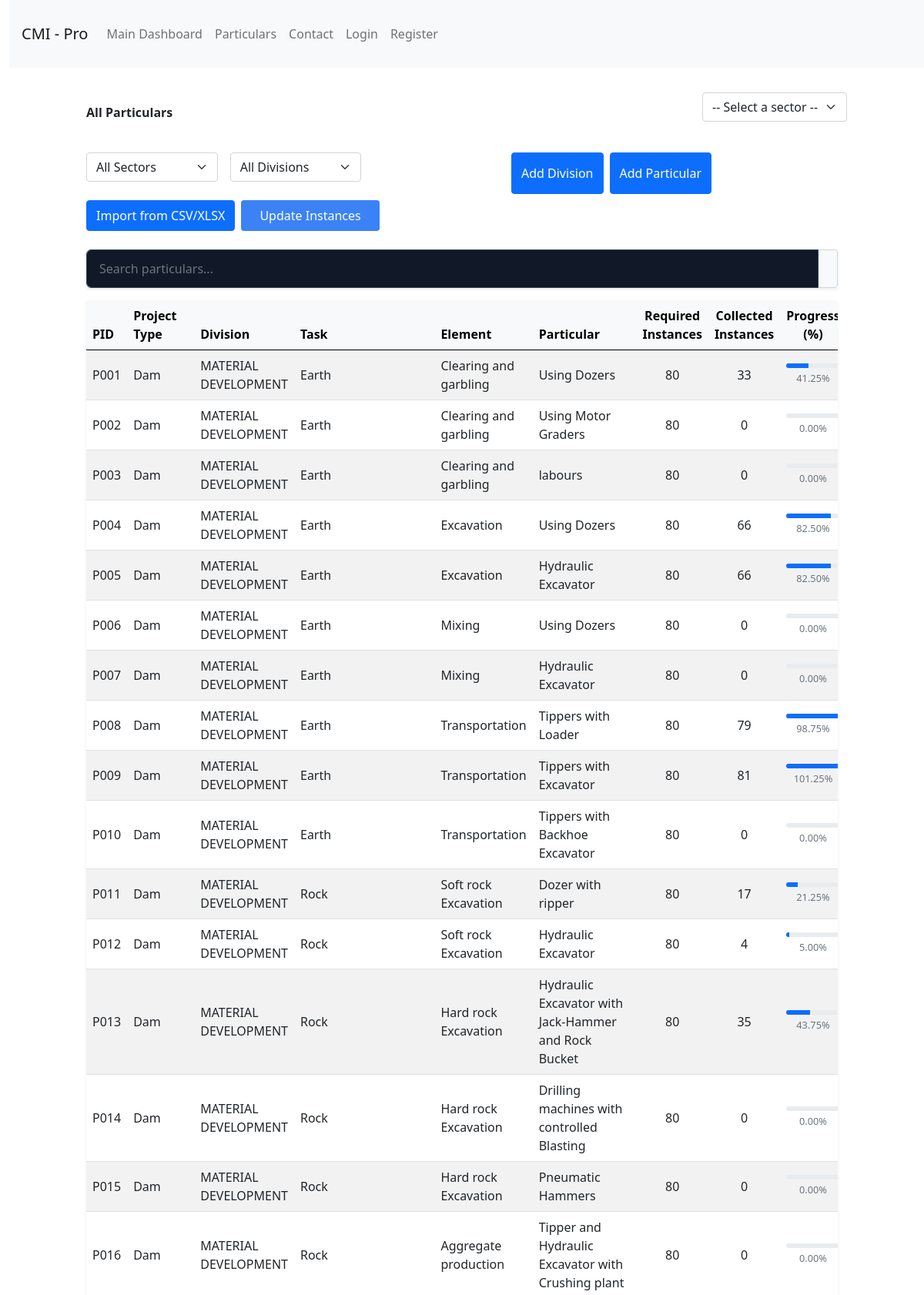
/particulars/ (upper part), run on the app's committed database.
### particular/models.py (models this page shows, shortened)
class Particular(models.Model):
    pid = models.CharField(max_length=10, primary_key=True, unique=True)
    project_type = models.ForeignKey('ProjectType', on_delete=models.PROTECT)
    division = models.ForeignKey('Division', on_delete=models.PROTECT, related_name='particular_division')
    task = models.CharField(max_length=255)
    element = models.CharField(max_length=255)
    name = models.CharField(max_length=255)
    required_instances = models.IntegerField(default=80)
    collected_instances = models.IntegerField(default=0)
    progress = models.FloatField(default=0.0)
    equipments = models.ManyToManyField('WorkEquipment', related_name='work_equipments')

class ProjectType(models.Model):
    name: str = models.CharField(max_length=250, unique=True)
    def __str__(self):
        return self.name

class Division(models.Model):
    project_type = models.ForeignKey('ProjectType', on_delete=models.SET_NULL, related_name='subsector', null=True)
    name = models.CharField(max_length=255)
    code = models.CharField(max_length=10)
    def __str__(self):
        return f"Division {self.code} - {self.name}"

### particular/views.py (the view)
# urls.py: path('', views.index, name='particulars'), # Optional: for redirection
def index(request):
    particulars = Particular.objects.all()
    sectors = ProjectType.objects.all()
    divisions = Division.objects.all()
    particular_form = ParticularForm()
    equipment_form = WorkEquipmentForm(request.POST)
    division_form = DivisionForm()
    error = ""
    try:
        selected_division_id = request.GET.get('division', 'all')
        selected_sector_id = request.GET.get('sector', 'all')
        print("selected sector", selected_sector_id )
        print("selected division", selected_division_id)
        if selected_sector_id:
            sector_id = int(selected_sector_id)
            divisions = divisions.filter(project_type__id=sector_id)
            particulars = particulars.filter(project_type__id=sector_id)
        if (selected_division_id):
            division_id = int(selected_division_id)
            particulars = particulars.filter(division__id=division_id)
    except ValueError as e:
        error = f"{e}"
    context = {
        'particulars': particulars,
        'sectors': sectors,
        'divisions': divisions,
        'particular_form': particular_form,
        'equipment_form': equipment_form,
        'division_form': division_form,
        'error': error,
    }
    return render(request, 'particular/index.html', context=context)

### particular/forms.py
class WorkEquipmentForm(forms.ModelForm):
    class Meta:
        model = WorkEquipment
        fields = '__all__'
        widgets = {
            'name': forms.TextInput(attrs={'class': 'form-control'}),
            'description': forms.Textarea(attrs={'class': 'form-control'}),
            'unit': forms.TextInput(attrs={'class': 'form-control'}),
            'count': forms.TextInput(attrs={'class': 'form-control'}),
        }

### particular/templates/particular/index.html (shortened to what this page needs)
{% extends 'base.html' %}
{% block content %}
<div class="container py-2">
    <div class="d-flex flex-column flex-md-row justify-content-between align-items-md-center mb-4">
        <h2 class="fw-bold text-dark mb-3 mb-md-0">All Particulars</h2>
        <div class="row">
            <form method="post">
                <div class="mb-3 row">
                    <select class="form-select" id="sectors" name="sectors">
                        <option value="" selected disabled>-- Select a sector --</option>
                    </select>
                </div>
            </form>
        </div>
    </div>
    <div class="d-flex flex-column flex-md-row justify-content-between align-items-md-center mb-4">
        <div class="d-flex flex-wrap gap-2 w-full">
        <form method="get" class="row g-3 mb-3">
            <div class="col-md-4">
                <select id="sector" name="sector" class="form-select" onchange="this.form.submit()">
                    <option value="">All Sectors</option>
                </select>
            </div>
            <div class="col-md-4">
                <select id="division" name="division" class="form-select" onchange="this.form.submit()">
                    <option value="">All Divisions</option>
                </select>
            </div>
        </form>
             <button type="button" class="btn btn-primary" data-bs-toggle="modal" data-bs-target="#divisionModal">
                Add Division
            </button>
            <button type="button" class="btn btn-primary" data-bs-toggle="modal" data-bs-target="#particularModal">
                Add Particular
            </button>
            <button type="button" class="btn btn-primary text-white" onclick="openModal()">
                Import from CSV/XLSX
            </button>
            <a
                href="{% url 'particular:update-instances' %}"
                class="bg-blue-500 text-white px-4 py-2 rounded hover:bg-blue-600 inline-block"
            >
                Update Instances
            </a>
        </div>
    </div>
    {% if particulars %}
    <div class="input-group mb-3 shadow-sm">
        <input type="text" id="tableSearch" class="form-control" placeholder="Search particulars...">
        <span class="input-group-text bg-light"></span>
    </div>
    <div class="table-responsive shadow-sm rounded bg-white">
        <table class="table table-striped table-hover align-middle" id="particularsTable">
            <thead class="table-light">
                <tr>
                    <th>PID</th>
                    <th>Project Type</th>
                    <th>Division</th>
                    <th>Task</th>
                    <th>Element</th>
                    <th>Particular</th>
                    <th class="text-center">Required Instances</th>
                    <th class="text-center">Collected Instances</th>
                    <th class="text-center">Progress (%)</th>
                </tr>
            </thead>
            <tbody>
                {% for particular in particulars %}
                <tr>
                    <td>{{ particular.pid }}</td>
                    <td>{{ particular.project_type.name }}</td>
                    <td>{{ particular.division.name }}</td>
                    <td>{{ particular.task }}</td>
                    <td>{{ particular.element }}</td>
                    <td>{{ particular.name }}</td>
                    <td class="text-center">{{ particular.required_instances }}</td>
                    <td class="text-center">{{ particular.collected_instances }}</td>
                    <td class="text-center">
                        <div class="progress" style="height: 6px;">
                            <div
                                class="progress-bar bg-primary"
                                role="progressbar"
                                style="width: {{ particular.progress|floatformat:0 }}%;"
                                aria-valuenow="{{ particular.progress|floatformat:0 }}"
                                aria-valuemin="0"
                                aria-valuemax="100">
                            </div>
                        </div>
                        <small class="text-muted">{{ particular.progress|floatformat:2 }}%</small>
                    </td>
                </tr>
                {% endfor %}
            </tbody>
        </table>
    </div>
    {% else %}
    <p class="text-center text-muted fs-5">
        No particulars found. How about
        <a href="{% url 'particular:create_particular' %}" class="text-primary fw-bold">creating one</a>?
    </p>
    {% endif %}
</div>
{% endblock %}

### static/css/style.css (style rules this page uses)
.btn-primary { background-color: #085378; border-color: #085378; }

### static/css/login.css (style rules this page uses)
.input-group { margin-top: 0.25rem; font-size: 0.875rem; line-height: 1.25rem; }
.input-group input { width: 100%; border-radius: 0.375rem; border: 1px solid rgba(55, 65, 81, 1); outline: 0; background-color: rgba(17, 24, 39, 1); padding: 0.75rem 1rem; color: rgba(243, 244, 246, 1); }

### data on the page
Particular: pid "P001", project_type.name "Dam", division.name "MATERIAL DEVELOPMENT", task "Earth", element "Clearing and garbling", name "Using Dozers", required_instances "80", collected_instances "33", progress "41.25"
Particular: pid "P002", project_type.name "Dam", division.name "MATERIAL DEVELOPMENT", task "Earth", element "Clearing and garbling", name "Using Motor Graders", required_instances "80", collected_instances "0", progress "0.00"
Particular: pid "P003", project_type.name "Dam", division.name "MATERIAL DEVELOPMENT", task "Earth", element "Clearing and garbling", name "labours", required_instances "80", collected_instances "0", progress "0.00"
Particular: pid "P004", project_type.name "Dam", division.name "MATERIAL DEVELOPMENT", task "Earth", element "Excavation", name "Using Dozers", required_instances "80", collected_instances "66", progress "82.50"
Particular: pid "P005", project_type.name "Dam", division.name "MATERIAL DEVELOPMENT", task "Earth", element "Excavation", name "Hydraulic Excavator", required_instances "80", collected_instances "66", progress "82.50"
Particular: pid "P006", project_type.name "Dam", division.name "MATERIAL DEVELOPMENT", task "Earth", element "Mixing", name "Using Dozers", required_instances "80", collected_instances "0", progress "0.00"
Particular: pid "P007", project_type.name "Dam", division.name "MATERIAL DEVELOPMENT", task "Earth", element "Mixing", name "Hydraulic Excavator", required_instances "80", collected_instances "0", progress "0.00"
Particular: pid "P008", project_type.name "Dam", division.name "MATERIAL DEVELOPMENT", task "Earth", element "Transportation", name "Tippers with Loader", required_instances "80", collected_instances "79", progress "98.75"
Particular: pid "P009", project_type.name "Dam", division.name "MATERIAL DEVELOPMENT", task "Earth", element "Transportation", name "Tippers with Excavator", required_instances "80", collected_instances "81", progress "101.25"
Particular: pid "P010", project_type.name "Dam", division.name "MATERIAL DEVELOPMENT", task "Earth", element "Transportation", name "Tippers with Backhoe Excavator", required_instances "80", collected_instances "0", progress "0.00"
Particular: pid "P011", project_type.name "Dam", division.name "MATERIAL DEVELOPMENT", task "Rock", element "Soft rock Excavation", name "Dozer with ripper", required_instances "80", collected_instances "17", progress "21.25"
Particular: pid "P012", project_type.name "Dam", division.name "MATERIAL DEVELOPMENT", task "Rock", element "Soft rock Excavation", name "Hydraulic Excavator", required_instances "80", collected_instances "4", progress "5.00"
Particular: pid "P013", project_type.name "Dam", division.name "MATERIAL DEVELOPMENT", task "Rock", element "Hard rock Excavation", name "Hydraulic Excavator with Jack-Hammer and Rock Bucket", required_instances "80", collected_instances "35", progress "43.75"
Particular: pid "P014", project_type.name "Dam", division.name "MATERIAL DEVELOPMENT", task "Rock", element "Hard rock Excavation", name "Drilling machines with controlled Blasting", required_instances "80", collected_instances "0", progress "0.00"
Particular: pid "P015", project_type.name "Dam", division.name "MATERIAL DEVELOPMENT", task "Rock", element "Hard rock Excavation", name "Pneumatic Hammers", required_instances "80", collected_instances "0", progress "0.00"
Particular: pid "P016", project_type.name "Dam", division.name "MATERIAL DEVELOPMENT", task "Rock", element "Aggregate production", name "Tipper and Hydraulic Excavator with Crushing plant", required_instances "80", collected_instances "0", progress "0.00"
